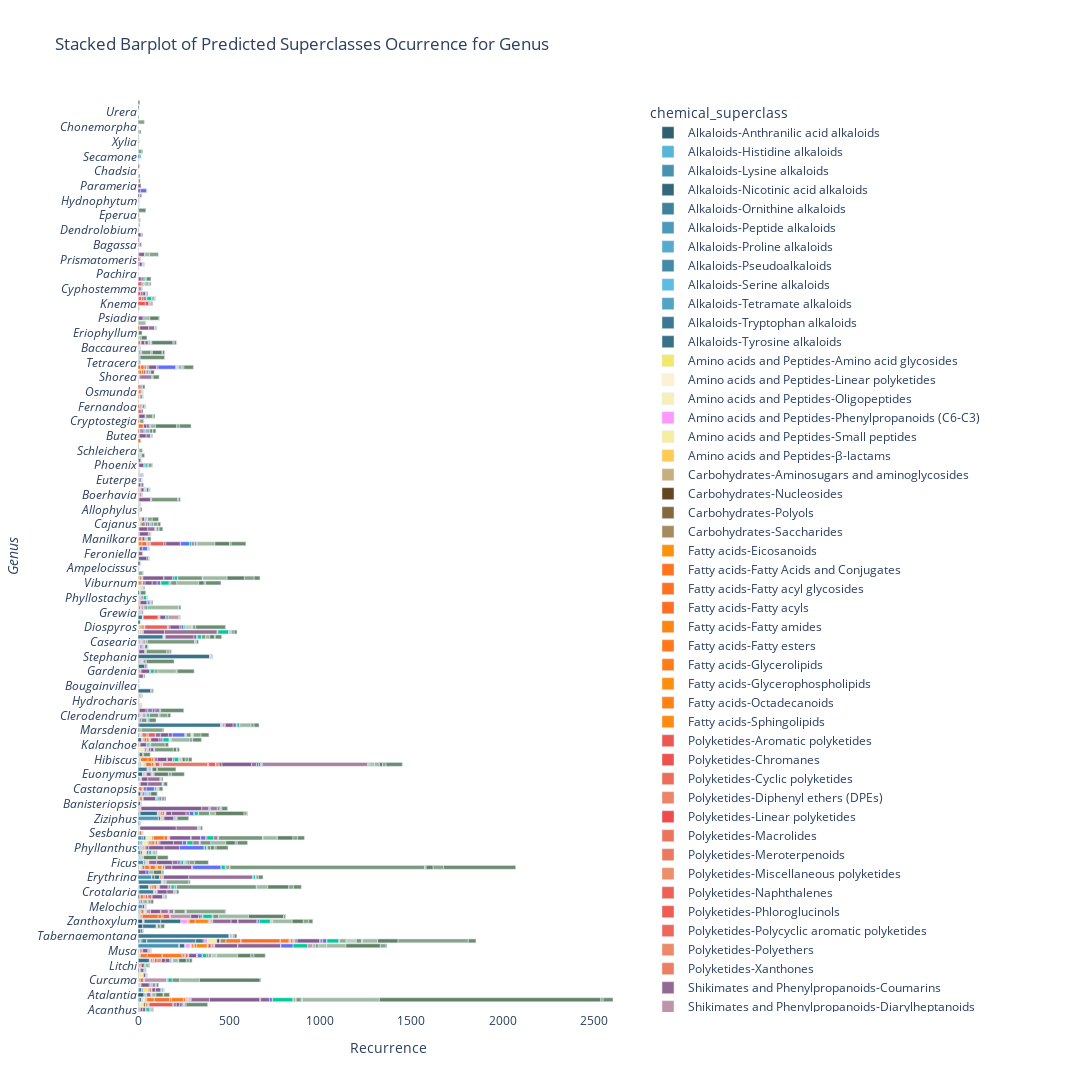

Here is the notebook cell this chart was saved with:
### Markdown cell above
Generate une plot by GENUS and the chemical class

### Code cell
# Define base colors for each Pathway

pathway_colors = {
    'Terpenoids': ('#618264', '#D0E7D2'),  # Green start and lighter green end
    'Alkaloids': ('#305F72', '#5CBCE2'),   # Blue start and lighter blue end  
    'Shikimates and Phenylpropanoids': ('#80558C', '#CBA0AE'),  # Purple start and lighter purple end
    'Polyketides': ('#EF4B4B', '#EC8F6A'),  # Red start and lighter purple end
    'Fatty acids': ('#FF6C22', '#FF9209'),  # Orange start and lighter purple end
    'Amino acids and Peptides': ('#F4E869', '#FAF2D3'),  # Yellow start and lighter purple end
    'Carbohydrates': ('#65451F','#C8AE7D')  # Brown start and lighter purple end
}

def interpolate_color(color1, color2, factor: float):
    """Interpolate between two colors"""
    color1 = np.array(mcolors.to_rgb(color1))
    color2 = np.array(mcolors.to_rgb(color2))
    return mcolors.to_hex((1 - factor) * color1 + factor * color2)

def generate_shades(pathway, num_shades):
    base_color, end_color = pathway_colors.get(pathway, ('gray', 'lightgray'))
    if num_shades == 1:
        return [base_color]  # Return the base color if only one shade is requested
    shades = []
    for i in range(num_shades):
        factor = i / (num_shades - 1)
        shades.append(interpolate_color(base_color, end_color, factor))
    return shades


# Step 1: Initialize an empty DataFrame to store all data
all_data = pd.DataFrame(columns=['organism_taxonomy_08genus', 'chemical_superclass'])

# Step 2: Read data from all .tsv files in the output_folder
genus_data_folder = os.path.join(output_folder, 'genus_data')
for filename in os.listdir(genus_data_folder):
    if filename.endswith(".tsv"):
        file_data = pd.read_csv(os.path.join(genus_data_folder, filename), sep='\t')
        all_data = pd.concat([all_data, file_data])

# Step 3: Rename the "queried_taxaLabel" column to "species"
all_data.rename(columns={'organism_taxonomy_08genus': 'genus'}, inplace=True)

# Remove 'API Error-API Error' and 'Not Classified-Not Classified'
all_data = all_data[(all_data['chemical_superclass'] != 'API Error-API Error') & 
                    (all_data['chemical_superclass'] != 'Not Classified-Not Classified')]

def split_chemical_superclass(row):
    # Check if the value is a string before splitting
    if isinstance(row['chemical_superclass'], str):
        parts = row['chemical_superclass'].split('-')
        if len(parts) == 2:
            return parts[0], parts[1]  # Pathway and Superclass are present
        else:
            return parts[0], 'Unknown'  # Only Pathway is present, or the format is not as expected
    else:
        # Return default values if the entry is NaN or not a string
        return 'Unknown', 'Unknown'

# Apply the function to each row
all_data[['Pathway', 'superclass']] = all_data.apply(lambda row: split_chemical_superclass(row), axis=1, result_type='expand')

# Step 4: Process data for color mapping
color_map = {}
for pathway, superclasses in all_data.groupby('Pathway')['superclass'].unique().items():
    shades = generate_shades(pathway, len(superclasses))
    for superclass, shade in zip(superclasses, shades):
        color_map[f"{pathway}-{superclass}"] = shade

# Step 5: Group and aggregate data to calculate recurrence
agg_data = all_data.groupby(['genus', 'chemical_superclass']).size().reset_index(name='recurrence')

# Step 6: Create the stacked barplot with the custom color palette
fig = px.bar(agg_data, y=agg_data['genus'].apply(lambda x: f"<i>{x}</i>"), x='recurrence',
             title='Stacked Barplot of Predicted Superclasses Ocurrence for Genus',
             labels={'recurrence': 'Recurrence'},
             color='chemical_superclass',
             color_discrete_map=color_map,
             category_orders={'chemical_superclass': sorted(agg_data['chemical_superclass'].unique())},
             orientation='h')

# Modify the y-axis label
fig.update_yaxes(title_text='<i>Genus<i>')

# Set a white background
fig.update_layout(plot_bgcolor='white')

# Modify the size of the figure
fig.update_layout(width=1500, height=1600)

# Save the figure as an HTML file
fig.write_html(f'{output_folder}Wikidata_superclass_barplot_genus.html')

# Show the figure
fig.show()
